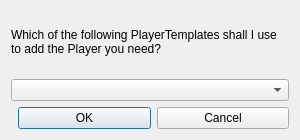
<?xml version="1.0" encoding="UTF-8"?>
<ui version="4.0">
 <class>WBQtAddPlayerDialog</class>
 <widget class="QDialog" name="WBQtAddPlayerDialog">
  <property name="geometry">
   <rect>
    <x>0</x>
    <y>0</y>
    <width>300</width>
    <height>140</height>
   </rect>
  </property>
  <property name="windowTitle">
   <string>Add A Player</string>
  </property>
  <layout class="QVBoxLayout" name="rootLayout">
   <item>
    <widget class="QLabel" name="promptLabel">
     <property name="text">
      <string>Which of the following PlayerTemplates shall I use to add the Player you need?</string>
     </property>
     <property name="wordWrap">
      <bool>true</bool>
     </property>
    </widget>
   </item>
   <item>
    <widget class="QComboBox" name="templates"/>
   </item>
   <item>
    <layout class="QHBoxLayout" name="buttons">
     <item>
      <spacer name="buttonSpacer">
       <property name="orientation">
        <enum>Qt::Horizontal</enum>
       </property>
      </spacer>
     </item>
     <item>
      <widget class="QPushButton" name="okButton">
       <property name="text">
        <string>OK</string>
       </property>
       <property name="default">
        <bool>true</bool>
       </property>
      </widget>
     </item>
     <item>
      <widget class="QPushButton" name="cancelButton">
       <property name="text">
        <string>Cancel</string>
       </property>
       <property name="autoDefault">
        <bool>false</bool>
       </property>
      </widget>
     </item>
    </layout>
   </item>
  </layout>
 </widget>
 <resources/>
 <connections/>
</ui>
